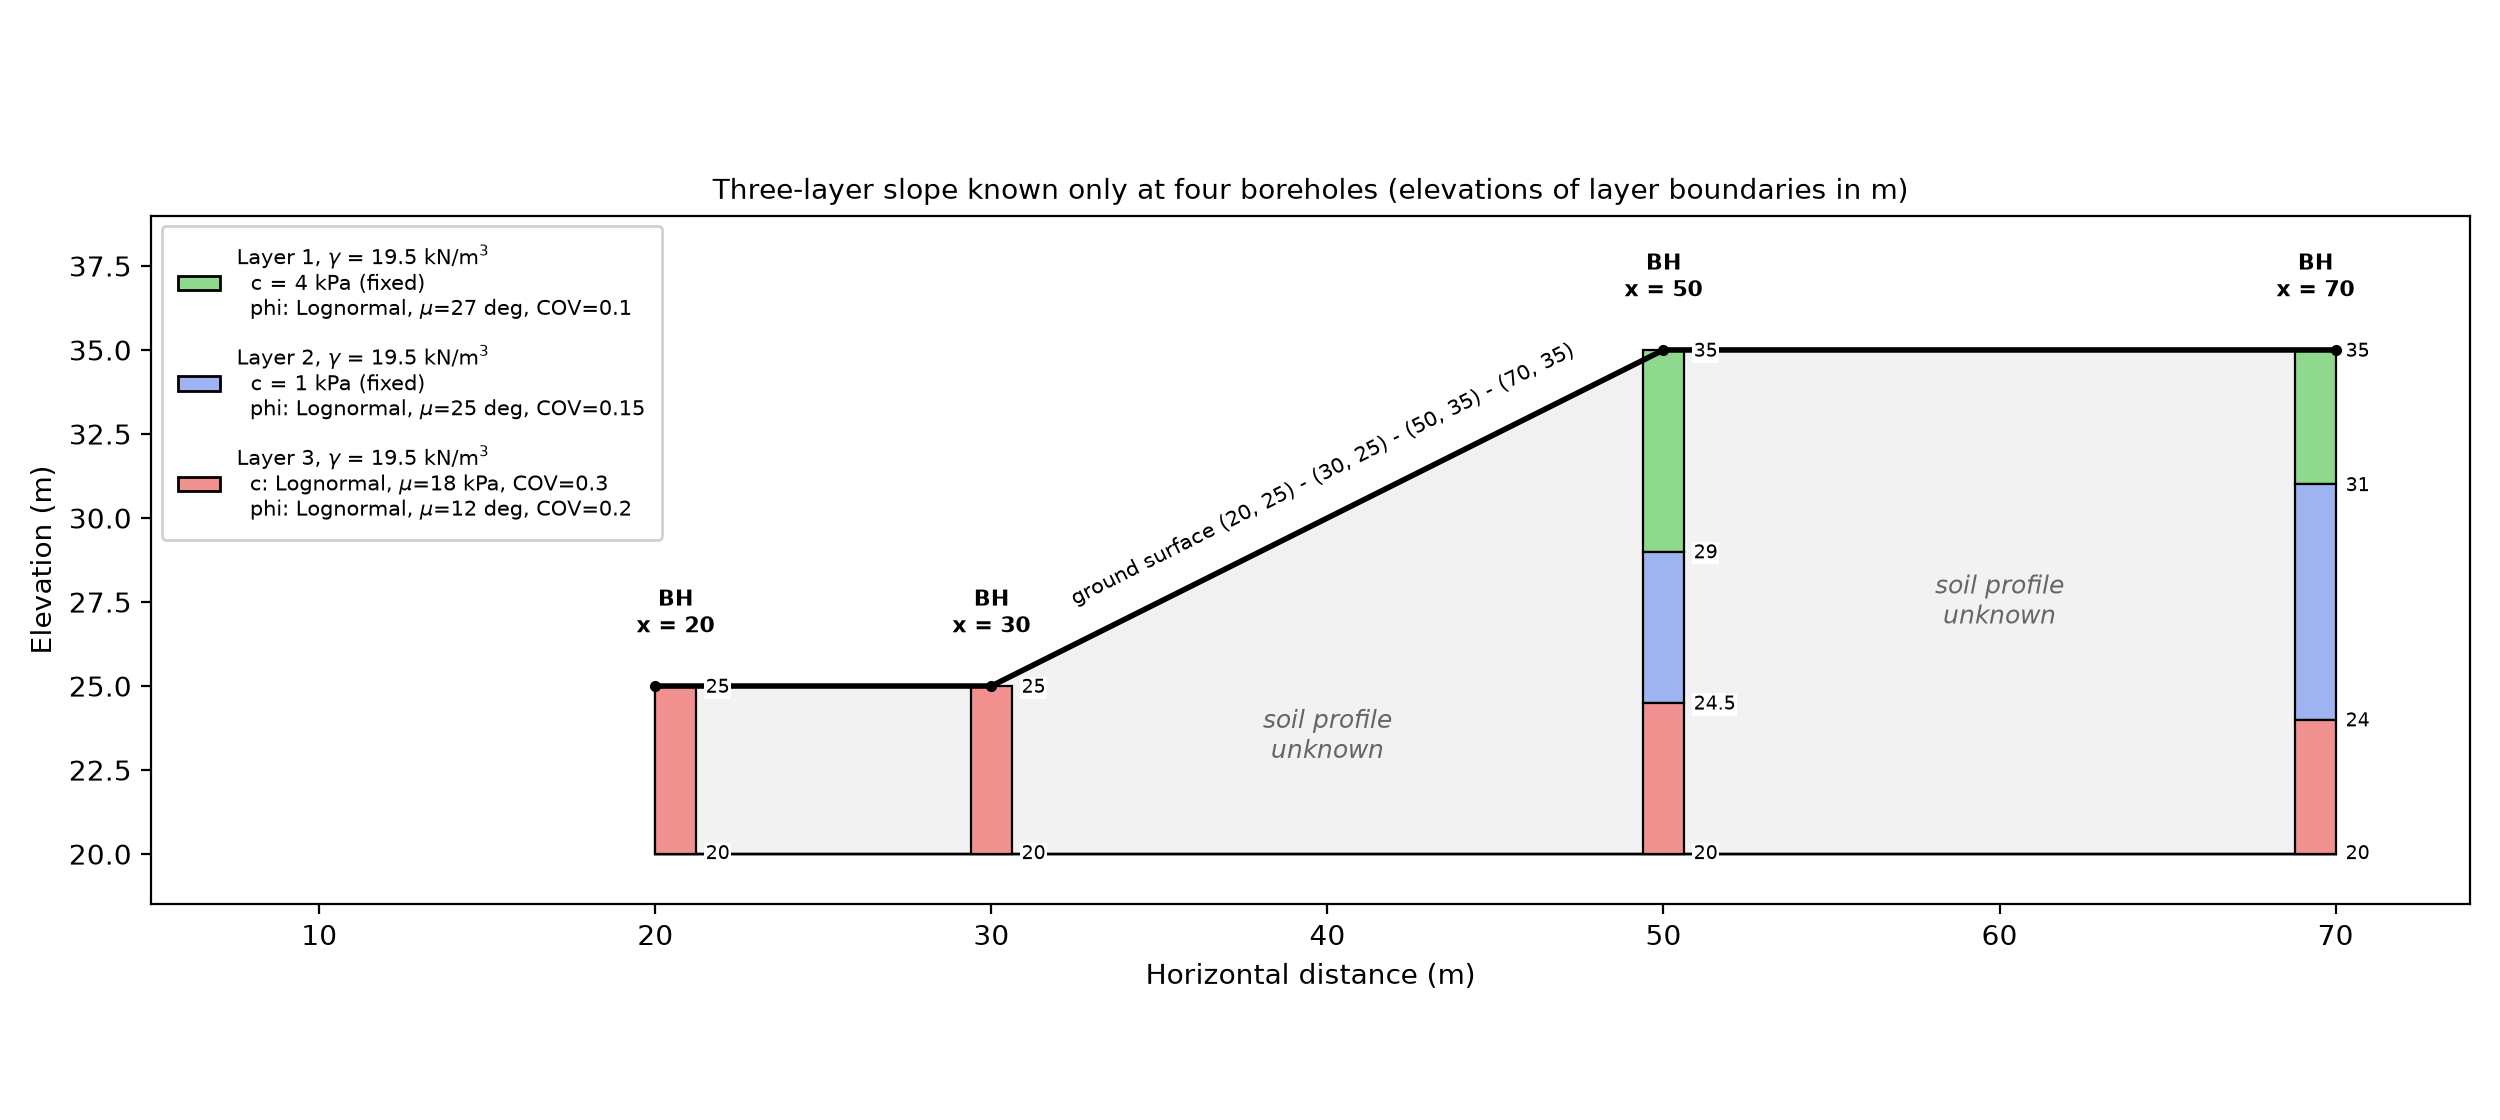

Write Python code to recreate this figure.
"""Slope in three soil layers known only at four boreholes: geometry, borehole logs and soil statistics.

Geometry
    Ground surface (20, 25) - (30, 25) - (50, 35) - (70, 35); model bottom y = 20, x = 20 to 70.
    The slope is made of three soil layers. Layer 1 is the top layer, layer 2 the middle layer and
    layer 3 the bottom layer. The layers always appear in this order from top to bottom.

Site investigation
    Four boreholes were drilled at x = 20, 30, 50 and 70 m, each from the ground surface down to the
    model bottom (y = 20). The borehole logs below are the only information about the soil layers.
    The soil profile between the boreholes (the location and shape of the layer interfaces) is NOT
    known. Layer 1 and layer 2 are not found at x = 20 and x = 30, but both are found at x = 50 and
    x = 70, so each of them pinches out somewhere on the left of x = 50.

Soil properties
    Unit weight of all layers is fixed. Cohesion of layers 1 and 2 is fixed.
    Random variables: friction angle of layer 1, friction angle of layer 2, and cohesion and
    friction angle of layer 3. All random variables are mutually independent.
    Layer 1 is a slightly cohesive sand, layer 2 a frictional, almost cohesionless soil and layer 3
    a cohesive, low-friction clay. No pore-water pressure.
"""
import numpy as np
import matplotlib.pyplot as plt
from matplotlib.patches import Polygon, Rectangle

TITLE = "Three-layer slope known only at four boreholes"

# ---------------------------------------------------------------- geometry
GROUND_SURFACE = [(20, 25), (30, 25), (50, 35), (70, 35)]
MODEL_BOTTOM = 20.0
X_RANGE = (20.0, 70.0)
DOMAIN = GROUND_SURFACE + [(70, MODEL_BOTTOM), (20, MODEL_BOTTOM)]

# ---------------------------------------------------------------- borehole logs
# x (m): list of (layer, top elevation, bottom elevation) in m, from ground surface to model bottom
BOREHOLES = {
    20.0: [("Layer 3", 25.0, 20.0)],
    30.0: [("Layer 3", 25.0, 20.0)],
    50.0: [("Layer 1", 35.0, 29.0), ("Layer 2", 29.0, 24.5), ("Layer 3", 24.5, 20.0)],
    70.0: [("Layer 1", 35.0, 31.0), ("Layer 2", 31.0, 24.0), ("Layer 3", 24.0, 20.0)],
}

# ---------------------------------------------------------------- soil statistics
UNIT_WEIGHT = {"Layer 1": 19.5, "Layer 2": 19.5, "Layer 3": 19.5}          # kN/m3, deterministic
PARAMS = {   # (symbol, unit, distribution, mean, COV)
    "Layer 1": [("c", "kPa", "deterministic", 4.0, 0.0), ("phi", "deg", "lognormal", 27.0, 0.10)],
    "Layer 2": [("c", "kPa", "deterministic", 1.0, 0.0), ("phi", "deg", "lognormal", 25.0, 0.15)],
    "Layer 3": [("c", "kPa", "lognormal", 18.0, 0.30), ("phi", "deg", "lognormal", 12.0, 0.20)],
}

# ---------------------------------------------------------------- plotting set-up
COLORS = {"Layer 1": "#8fd98f", "Layer 2": "#9db4f0", "Layer 3": "#f0908f"}
BH_WIDTH = 1.2
XLIM, YLIM, FIGSIZE = (5, 74), (18.5, 39), (12.5, 5.6)

SUMMARY = ["Ground surface (20, 25) - (30, 25) - (50, 35) - (70, 35); model bottom y = 20, x = 20 to 70.",
           "Boreholes at x = 20, 30, 50 and 70 m; soil profile between the boreholes is unknown.",
           "Layer order (top to bottom): layer 1, layer 2, layer 3.",
           "All random variables independent; no pore-water pressure."]


def ground_elevation(x):
    gx, gy = zip(*GROUND_SURFACE)
    return float(np.interp(x, gx, gy))


def lognormal_params(mean, cov):
    xi = np.sqrt(np.log(1 + cov**2))
    lam = np.log(mean) - 0.5 * xi**2
    return lam, xi


def print_info():
    print(TITLE)
    for line in SUMMARY:
        print(line)
    print()
    print(f"{'Borehole x (m)':<16}{'ground (m)':>11}   log (layer: top - bottom elevation, m)")
    for x, log in BOREHOLES.items():
        txt = "; ".join(f"{name}: {top:g} - {bot:g}" for name, top, bot in log)
        print(f"{x:<16g}{ground_elevation(x):>11g}   {txt}")
    print()
    hdr = (f"{'Layer':<12}{'Variable':<20}{'Distribution':<14}{'mean':>9}{'COV':>7}{'std':>9}"
           f"{'lambda':>9}{'xi':>8}")
    print(hdr)
    print("-" * len(hdr))
    for layer, items in PARAMS.items():
        print(f"{layer:<12}{'unit weight':<20}{'deterministic':<14}{UNIT_WEIGHT[layer]:>9g}   (kN/m3)")
        for sym, unit, dist, mean, cov in items:
            if dist == "deterministic":
                print(f"{'':<12}{sym + ' (' + unit + ')':<20}{dist:<14}{mean:>9g}")
                continue
            std = mean * cov
            line = f"{'':<12}{sym + ' (' + unit + ')':<20}{dist:<14}{mean:>9g}{cov:>7.3g}{std:>9.4g}"
            if dist == "lognormal":
                lam, xi = lognormal_params(mean, cov)
                line += f"{lam:>9.4f}{xi:>8.4f}"
            print(line)
    print("\n(lambda, xi) = mean and std of the log variable (lognormal case).")


def _label(layer):
    lines = [layer, f"$\\gamma$ = {UNIT_WEIGHT[layer]:g} kN/m$^3$"]
    for sym, unit, dist, mean, cov in PARAMS[layer]:
        if dist == "deterministic":
            lines.append(f"{sym} = {mean:g} {unit} (fixed)")
        else:
            lines.append(f"{sym}: {dist.capitalize()}, $\\mu$={mean:g} {unit}, COV={cov:g}")
    return "\n".join(lines)


def plot_section(save_path):
    fig, ax = plt.subplots(figsize=FIGSIZE)
    # slope domain: soil profile unknown
    ax.add_patch(Polygon(DOMAIN, closed=True, fc="#f2f2f2", ec="k", lw=1.0, zorder=0))
    for xt, yt in [(40, 23.5), (60, 27.5)]:
        ax.text(xt, yt, "soil profile\nunknown", fontsize=9, ha="center", va="center",
                color="0.4", style="italic")
    gx, gy = zip(*GROUND_SURFACE)
    ax.plot(gx, gy, "k-", lw=2)
    # borehole columns (kept inside the model domain at the two side boundaries)
    for x, log in BOREHOLES.items():
        x0 = min(max(x - BH_WIDTH / 2, X_RANGE[0]), X_RANGE[1] - BH_WIDTH)
        for name, top, bot in log:
            ax.add_patch(Rectangle((x0, bot), BH_WIDTH, top - bot, fc=COLORS[name], ec="k", lw=0.8))
            ax.text(x0 + BH_WIDTH + 0.3, top - 0.05, f"{top:g}", fontsize=7, va="center",
                    bbox=dict(fc="white", ec="none", pad=0.5))
        ax.text(x0 + BH_WIDTH + 0.3, MODEL_BOTTOM, f"{MODEL_BOTTOM:g}", fontsize=7, va="center",
                bbox=dict(fc="white", ec="none", pad=0.5))
        ax.text(x0 + BH_WIDTH / 2, log[0][1] + 1.6, f"BH\nx = {x:g}", fontsize=8, ha="center",
                fontweight="bold")
    # key points of the ground surface
    for x, y in GROUND_SURFACE:
        ax.plot(x, y, "ko", ms=3, zorder=5)
    ax.text(40, 31.0, "ground surface (20, 25) - (30, 25) - (50, 35) - (70, 35)", fontsize=7.5,
            rotation=26.6, rotation_mode="anchor", ha="center", va="bottom")
    # legend with soil statistics
    handles = [Rectangle((0, 0), 1, 1, fc=COLORS[k], ec="k") for k in PARAMS]
    ax.legend(handles, [_label(k).replace("\n", ", ", 1).replace("\n", "\n  ") for k in PARAMS],
              loc="upper left", bbox_to_anchor=(0.0, 1.0), fontsize=7.5, framealpha=0.9, borderpad=0.8, labelspacing=1.0)
    ax.set_xlim(*XLIM)
    ax.set_ylim(*YLIM)
    ax.set_aspect("equal")
    ax.set_xlabel("Horizontal distance (m)")
    ax.set_ylabel("Elevation (m)")
    ax.set_title(TITLE + " (elevations of layer boundaries in m)", fontsize=10)
    fig.tight_layout()
    fig.savefig(save_path, dpi=200)
    return fig


if __name__ == "__main__":
    import os
    print_info()
    out = os.path.join(os.path.dirname(os.path.abspath(__file__)),
                       os.path.splitext(os.path.basename(__file__))[0] + ".png")
    plot_section(out)
    print(f"\nFigure saved to {out}")
    plt.show()
